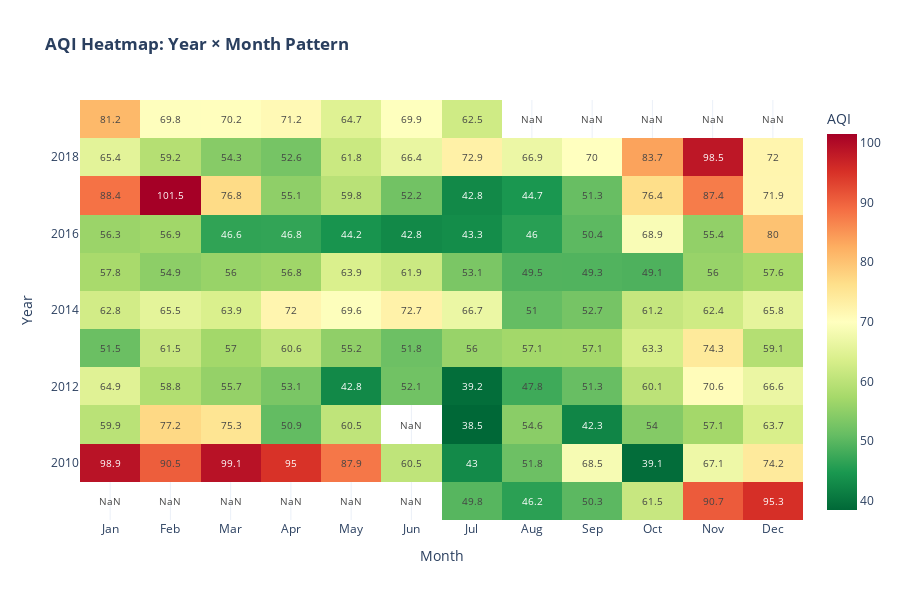

The cell this chart's notebook holds for it:
### Markdown cell above
## Step 9: Monthly Patterns & Heatmap

### Code cell
# Create year-month heatmap
heatmap_data = df.pivot_table(values='AQI', index='Year', columns='Month', aggfunc='mean')

fig = go.Figure(data=go.Heatmap(
    z=heatmap_data.values,
    x=['Jan', 'Feb', 'Mar', 'Apr', 'May', 'Jun', 'Jul', 'Aug', 'Sep', 'Oct', 'Nov', 'Dec'],
    y=heatmap_data.index,
    colorscale='RdYlGn_r',
    text=heatmap_data.values.round(1),
    texttemplate='%{text}',
    textfont={"size": 10},
    colorbar=dict(title="AQI")
))

fig.update_layout(
    title='<b>AQI Heatmap: Year × Month Pattern</b>',
    xaxis_title='Month',
    yaxis_title='Year',
    height=600,
    template='plotly_white'
)

fig.show()

### Figure 1 — Plotly figure (JSON) as saved in the notebook; plotly's stock layout.template omitted (floating-point values rounded to 4 significant figures; data arrays with more than 128 entries replaced by an {"elided": "..."} marker saying what was removed)
{"data": [{"colorbar": {"title": {"text": "AQI"}}, "colorscale": [[0, "rgb(0,104,55)"], [0.1, "rgb(26,152,80)"], [0.2, "rgb(102,189,99)"], [0.3, "rgb(166,217,106)"], [0.4, "rgb(217,239,139)"], [0.5, "rgb(255,255,191)"], [0.6, "rgb(254,224,139)"], [0.7, "rgb(253,174,97)"], [0.8, "rgb(244,109,67)"], [0.9, "rgb(215,48,39)"], [1, "rgb(165,0,38)"]], "text": {"elided": "11x12 float values"}, "textfont": {"size": 10}, "texttemplate": "%{text}", "type": "heatmap", "x": ["Jan", "Feb", "Mar", "Apr", "May", "Jun", "Jul", "Aug", "Sep", "Oct", "Nov", "Dec"], "y": [2009.0, 2010.0, 2011.0, 2012.0, 2013.0, 2014.0, 2015.0, 2016.0, 2017.0, 2018.0, 2019.0], "z": {"elided": "11x12 float values"}}], "layout": {"height": 600, "title": {"text": "<b>AQI Heatmap: Year × Month Pattern</b>"}, "xaxis": {"title": {"text": "Month"}}, "yaxis": {"title": {"text": "Year"}}}}
